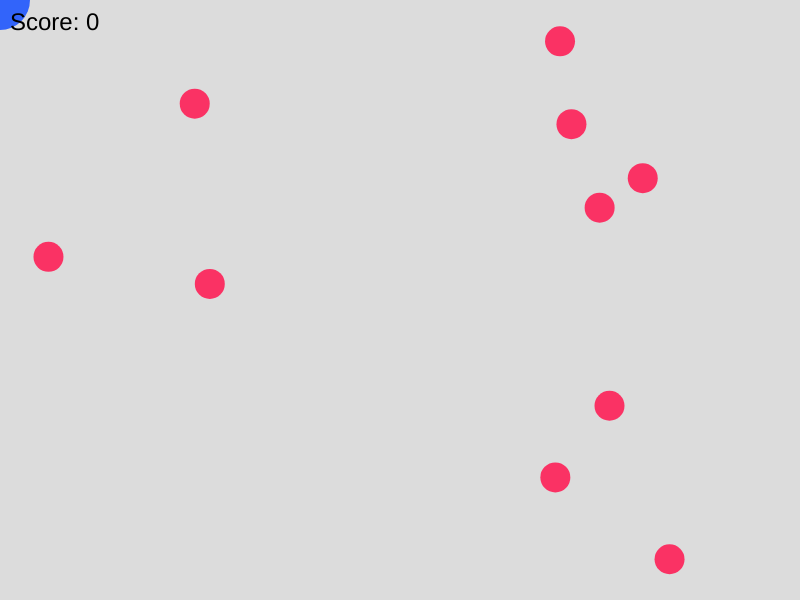
Frame 1 (no input)
Frame 60 (no input): identical to frame 1, image omitted
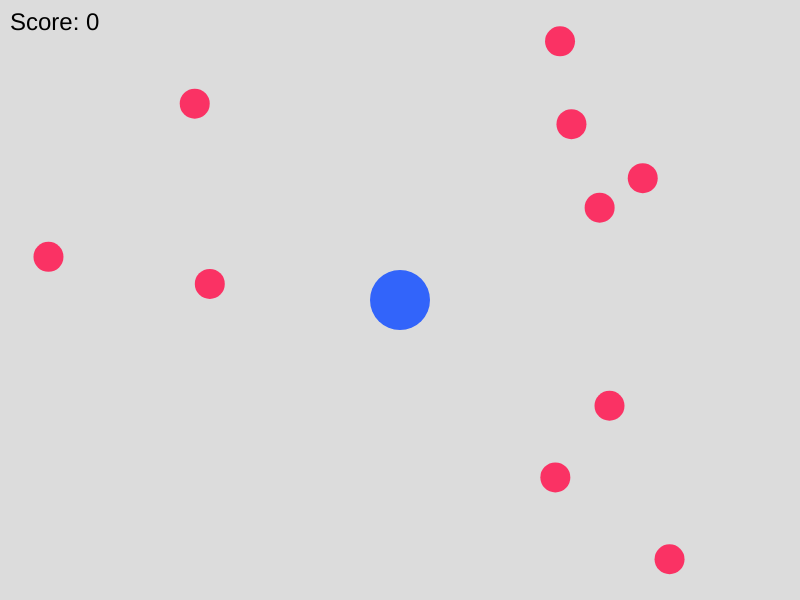
Frame 120 (the mouse pressed at the canvas centre since frame 60)

The p5.js sketch that drew these frames (run headless with seeded random() and noise() and a simulated clock; from frame 60 on, the mouse is pressed at the canvas centre):

// p5.js sketch
// ── sketch.js
let playerBall;
let smallBalls = [];
let score = 0;

function setup() {
  createCanvas(800, 600);
  playerBall = new PlayerBall();
  for (let i = 0; i < 10; i++) {
    smallBalls.push(new SmallBall());
  }
}

function draw() {
  background(220);

  
  playerBall.move();
  playerBall.display();

 
  for (let i = smallBalls.length - 1; i >= 0; i--) {
    smallBalls[i].display();
    if (playerBall.checkCollision(smallBalls[i])) {
      smallBalls.splice(i, 1); 
      score++;
    }
  }

  // Display score
  fill(0);
  textSize(24);
  text('Score: ' + score, 10, 30);

  
  if (smallBalls.length === 0) {
    textSize(36);
    textAlign(CENTER, CENTER);
    text('You Win!', width / 2, height / 2);
    noLoop(); 
  }
}

class PlayerBall {
  constructor() {
    this.x = width / 2;
    this.y = height / 2;
    this.r = 30;
  }

  move() {
    this.x = mouseX;
    this.y = mouseY;
  }

  display() {
    fill(50, 100, 250);
    noStroke();
    ellipse(this.x, this.y, this.r * 2);
  }

  checkCollision(smallBall) {
    let d = dist(this.x, this.y, smallBall.x, smallBall.y);
    return d < this.r + smallBall.r;
  }
}

class SmallBall {
  constructor() {
    this.x = random(width);
    this.y = random(height);
    this.r = 15;
  }

  display() {
    fill(250, 50, 100);
    noStroke();
    ellipse(this.x, this.y, this.r * 2);
  }
}
